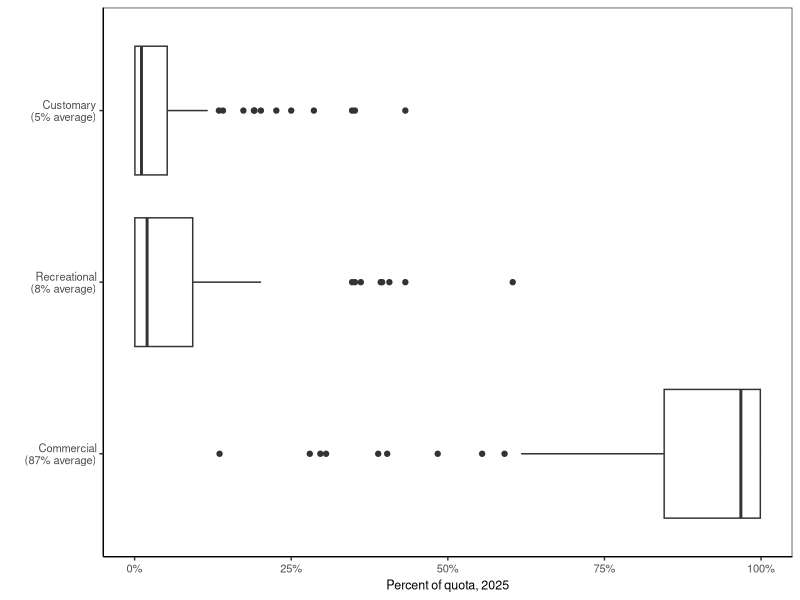

The R script that drew this image: (Note: this script raises an error after producing the figure.)
# Clear workspace
rm(list = ls())

# Setup
################################################################################

# Packages
library(tidyverse)
library(lubridate)

# Directories
datadir <- "data"
plotdir <- "figures"

# Read data
data_orig <- readxl::read_excel("data/new_zealand/2025_QMS_catch_limits.xlsx")


# Format data
data <- data_orig %>% 
  # Arrange
  select(spp_code, species,target_yn, bycatch_yn, qms_yn, everything()) %>% 
  # Gather
  gather(key="fishery", value="catch_kg", 6:ncol(.)) %>% 
  mutate(fishery=recode_factor(fishery,
                              "comm_kg"="Commercial\n(87% average)", 
                              "rec_kg"="Recreational\n(8% average)", 
                              "custom_kg"="Customary\n(5% average)")) %>% 
  # Calculate percent
  group_by(spp_code, species) %>% 
  mutate(catch_perc=catch_kg/sum(catch_kg))

data %>% 
  group_by(fishery) %>% 
  summarize(catch_perc=mean(catch_perc, na.rm=T)*100)

# Plot data
################################################################################

# Setup theme
my_theme <-  theme(axis.text=element_text(size=8),
                   axis.title=element_text(size=9),
                   legend.text=element_text(size=8),
                   legend.title=element_text(size=9),
                   strip.text=element_text(size=8),
                   plot.title=element_text(size=9),
                   # Gridlines
                   panel.grid.major = element_blank(), 
                   panel.grid.minor = element_blank(),
                   panel.background = element_blank(), 
                   axis.line = element_line(colour = "black"),
                   # Legend
                   legend.key = element_rect(fill = NA, color=NA),
                   legend.background = element_rect(fill=alpha('blue', 0)))

# Plot data
g <- ggplot(data, aes(y=fishery, x=catch_perc)) +
  geom_boxplot() +
  # Labels
  labs(x="Percent of quota, 2025", y="") +
  scale_x_continuous(labels=scales::percent_format()) +
  # Theme
  theme_bw() + my_theme
g

# Export
ggsave(g, filename=file.path(plotdir, "Fig9_nz_qms_data.png"), 
       width=3.5, height=2, units="in", dpi=600)
